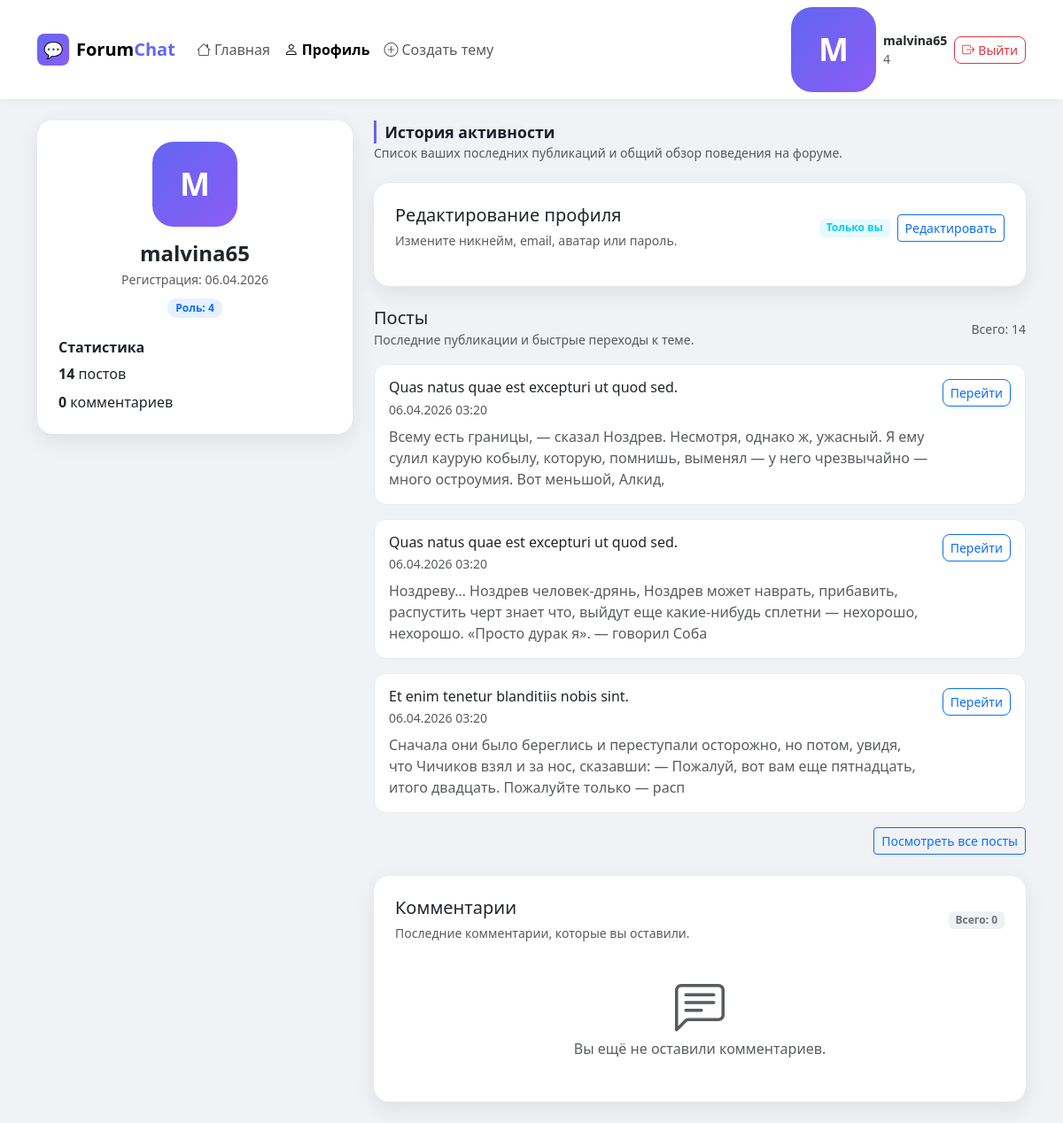
The app's page /home/profile.php (signed in) with its own data.
### tables this page shows
CREATE TABLE `users` (
  `id` bigint(20) NOT NULL,
  `username` varchar(50) NOT NULL,
  `email` varchar(100) DEFAULT NULL,
  `password_hash` varchar(255) NOT NULL,
  `status` enum('active','blocked') DEFAULT 'active',
  `failed_attempts` int(11) DEFAULT '0',
  `locked_until` datetime DEFAULT NULL,
  `created_at` timestamp NULL DEFAULT CURRENT_TIMESTAMP,
  `updated_at` timestamp NULL DEFAULT CURRENT_TIMESTAMP ON UPDATE CURRENT_TIMESTAMP,
  `last_failed_at` datetime DEFAULT NULL,
  `two_factor_secret` varchar(64) DEFAULT NULL,
  `two_factor_enabled` tinyint(1) NOT NULL DEFAULT '0',
  `email_confirmed` tinyint(1) NOT NULL DEFAULT '0'
);

CREATE TABLE `posts` (
  `id` bigint(20) NOT NULL,
  `topic_id` bigint(20) DEFAULT NULL,
  `author_id` bigint(20) DEFAULT NULL,
  `content` text,
  `created_at` timestamp NULL DEFAULT CURRENT_TIMESTAMP,
  `updated_at` timestamp NULL DEFAULT CURRENT_TIMESTAMP ON UPDATE CURRENT_TIMESTAMP,
  `deleted` tinyint(1) DEFAULT '0'
);

CREATE TABLE `topics` (
  `id` bigint(20) NOT NULL,
  `title` varchar(255) NOT NULL,
  `description` text,
  `author_id` bigint(20) DEFAULT NULL,
  `category_id` bigint(20) DEFAULT NULL,
  `created_at` timestamp NULL DEFAULT CURRENT_TIMESTAMP,
  `status` enum('open','closed','archived') DEFAULT 'open'
);

### classes/User.php (called while the page is built, shortened)
<?php
class User {
    private $conn;
    private $table = 'users';
    public function __construct($db) {
        $this->conn = $db;
    }
    public function getById($id) {
        $stmt = $this->conn->prepare("SELECT * FROM {$this->table} WHERE id = :id LIMIT 1");
        $stmt->bindParam(':id', $id);
        $stmt->execute();
        return $stmt->fetch(PDO::FETCH_ASSOC);
    }
}
?>

### classes/Comment.php (called while the page is built, shortened)
<?php
class Comment {
    private $conn;
    private $table = 'comments';
    public function __construct($db) {
        $this->conn = $db;
    }
    public function countByUserId($user_id) {
        $sql = 'SELECT COUNT(*) AS total FROM ' . $this->table . ' WHERE author_id = :author_id AND deleted = 0';
        $stmt = $this->conn->prepare($sql);
        $stmt->bindParam(':author_id', $user_id);
        $stmt->execute();
        $row = $stmt->fetch(PDO::FETCH_ASSOC);
        return $row ? (int) $row['total'] : 0;
    }
}

### home/profile.php (the view, shortened to what this page needs)
<?php
require_once __DIR__ . '/../config/database.php';
require_once __DIR__ . '/../classes/Comment.php';
require_once __DIR__ . '/../classes/User.php';
$db = new Database();
$conn = $db->getConnection();
$user = new User($conn);
$comment = new Comment($conn);
$userId = $_SESSION['user_id'];
$is_guest = empty($userId);
$userInfo = $user->getById($userId);
$avatarUrl = '';
$joinedAt = '';
$userRole = $_SESSION['user_role'] ?? $user->getPrimaryRole($userId);
if ($userInfo) {
    $joinedAt = date('d.m.Y', strtotime($userInfo['created_at'] ?? 'now'));
}
$postCountStmt = $conn->prepare(
    'SELECT COUNT(*) AS total FROM posts WHERE author_id = :user_id AND deleted = 0'
);
$postCountStmt->bindParam(':user_id', $userId);
$postCountStmt->execute();
$postCount = (int) ($postCountStmt->fetch(PDO::FETCH_ASSOC)['total'] ?? 0);
$postsStmt = $conn->prepare(
    'SELECT p.id, p.content, p.created_at, t.title AS topic_title, t.id AS topic_id
     FROM posts p
     LEFT JOIN topics t ON t.id = p.topic_id
     WHERE p.author_id = :user_id AND p.deleted = 0
     ORDER BY p.created_at DESC
     LIMIT 3'
);
$postsStmt->bindParam(':user_id', $userId);
$postsStmt->execute();
$userPosts = $postsStmt->fetchAll(PDO::FETCH_ASSOC);
$commentCount = $comment->countByUserId($userId);
$userComments = $comment->getRecentByUserId($userId, 3)->fetchAll(PDO::FETCH_ASSOC);
$profileTitle = htmlspecialchars($userInfo['username'] ?? 'Пользователь');
?>
<!DOCTYPE html>
<html lang="ru">
<head>
<link href="https://cdn.jsdelivr.net/npm/bootstrap@5.3.3/dist/css/bootstrap.min.css" rel="stylesheet">
<link href="https://cdn.jsdelivr.net/npm/bootstrap-icons@1.11.3/font/bootstrap-icons.min.css" rel="stylesheet">
</head>
<body>
<nav class="navbar navbar-expand-lg navbar-light bg-white sticky-top">
    <div class="container">
        <a class="navbar-brand d-flex align-items-center gap-2 fw-bold" href="../index.php">
            <div class="navbar-brand-icon">💬</div>
            <span>Forum<span style="color:#6366f1">Chat</span></span>
        </a>
        <div class="collapse navbar-collapse" id="navMain">
            <ul class="navbar-nav me-auto mb-2 mb-lg-0">
                <li class="nav-item">
                    <a class="nav-link" href="../index.php">
                        <i class="bi bi-house me-1"></i>Главная
                    </a>
                </li>
                <li class="nav-item">
                    <a class="nav-link active fw-semibold" href="profile.php">
                        <i class="bi bi-person me-1"></i>Профиль
                    </a>
                </li>
                <?php if (!$is_guest): ?>
                <li class="nav-item">
                    <a class="nav-link" href="../create.php">
                        <i class="bi bi-plus-circle me-1"></i>Создать тему
                    </a>
                </li>
                <?php endif; ?>
            </ul>
            <div class="d-flex align-items-center gap-2">
                <div class="profile-avatar">
                    <?= htmlspecialchars(mb_strtoupper(mb_substr($profileTitle, 0, 1))) ?>
                </div>
                <div class="d-flex flex-column">
                    <span class="fw-semibold small"><?= htmlspecialchars($profileTitle) ?></span>
                    <span class="text-muted small"><?= $userRole ?></span>
                </div>
                <a href="../auth/logout.php" class="btn btn-sm btn-outline-danger rounded-3">
                    <i class="bi bi-box-arrow-right me-1"></i>Выйти
                </a>
            </div>
        </div>
    </div>
</nav>
<div class="container py-4">
    <div class="row g-4">
        <div class="col-lg-4">
            <div class="card profile-card p-4">
                <div class="text-center mb-4">
                    <?php if ($avatarUrl): ?>
                        <img src="<?= htmlspecialchars($avatarUrl) ?>" alt="Аватар пользователя" class="avatar-image mb-3">
                    <?php else: ?>
                        <div class="profile-avatar mb-3"><?= htmlspecialchars(mb_strtoupper(mb_substr($profileTitle, 0, 1))) ?></div>
                    <?php endif; ?>
                    <h4 class="fw-bold mb-1"><?= htmlspecialchars($profileTitle) ?></h4>
                    <p class="text-muted small mb-2">Регистрация: <?= htmlspecialchars($joinedAt) ?></p>
                    <span class="badge badge-status bg-primary bg-opacity-10 text-primary">Роль: <?= htmlspecialchars($userRole) ?></span>
                </div>
                <div>
                    <h6 class="fw-semibold">Статистика</h6>
                    <ul class="list-unstyled mb-0">
                        <li class="mb-2"><strong><?= $postCount ?></strong> <?= $postCount === 1 ? 'пост' : 'постов' ?></li>
                        <li class="mb-0"><strong><?= $commentCount ?></strong> <?= $commentCount === 1 ? 'комментарий' : 'комментариев' ?></li>
                    </ul>
                </div>
            </div>
        </div>
        <div class="col-lg-8">
            <div class="mb-4">
                <div class="section-title">История активности</div>
                <p class="text-muted small mb-0">Список ваших последних публикаций и общий обзор поведения на форуме.</p>
            </div>
            <div class="card activity-card p-4 mb-4">
                <div class="d-flex align-items-center justify-content-between mb-3">
                    <div>
                        <h5 class="mb-1">Редактирование профиля</h5>
                        <small class="text-muted">Измените никнейм, email, аватар или пароль.</small>
                    </div>
                    <div class="d-flex align-items-center gap-2">
                        <span class="badge bg-info bg-opacity-10 text-info">Только вы</span>
                        <button class="btn btn-sm btn-outline-primary" type="button" data-bs-toggle="collapse" data-bs-target="#profileEditBlock" aria-expanded="false" aria-controls="profileEditBlock">
                            Редактировать
                        </button>
                    </div>
                </div>
            </div>
            <div class="mb-4">
                <div class="d-flex align-items-center justify-content-between mb-3">
                    <div>
                        <h5 class="mb-0">Посты</h5>
                        <small class="text-muted">Последние публикации и быстрые переходы к теме.</small>
                    </div>
                    <span class="text-muted small">Всего: <?= $postCount ?></span>
                </div>
                <?php if (empty($userPosts)): ?>
                <div class="card activity-card p-4 text-center text-muted">
                    <i class="bi bi-chat-left-text display-4 mb-3"></i>
                    <p class="mb-0">У вас пока нет опубликованных постов.</p>
                </div>
                <?php else: ?>
                <div class="d-flex flex-column gap-3">
                    <?php foreach ($userPosts as $postItem): ?>
                    <div class="activity-item">
                        <div class="d-flex align-items-start justify-content-between gap-3">
                            <div class="min-w-0">
                                <h6 class="mb-1 text-dark"><?= htmlspecialchars($postItem['topic_title'] ?: 'Без темы') ?></h6>
                                <small class="text-muted d-block mb-2"><?= date('d.m.Y H:i', strtotime($postItem['created_at'])) ?></small>
                                <p class="mb-0 text-muted"><?= nl2br(htmlspecialchars(mb_substr($postItem['content'], 0, 180))) ?></p>
                            </div>
                            <a href="../topic.php?id=<?= $postItem['topic_id'] ?>#post-<?= $postItem['id'] ?>" class="btn btn-sm btn-outline-primary rounded-3 align-self-start">Перейти</a>
                        </div>
                    </div>
                    <?php endforeach; ?>
                </div>
                <?php if ($postCount > 3): ?>
                <div class="mt-3 text-end">
                    <a href="profile_posts.php" class="btn btn-sm btn-outline-primary">Посмотреть все посты</a>
                </div>
                <?php endif; ?>
                <?php endif; ?>
            </div>
            <div class="card activity-card p-4">
                <div class="d-flex align-items-center justify-content-between mb-3">
                    <div>
                        <h5 class="mb-1">Комментарии</h5>
                        <small class="text-muted">Последние комментарии, которые вы оставили.</small>
                    </div>
                    <span class="badge bg-secondary bg-opacity-10 text-secondary">Всего: <?= $commentCount ?></span>
                </div>
                <?php if (empty($userComments)): ?>
                <div class="text-center text-muted py-4">
                    <i class="bi bi-chat-left-text display-4 mb-3"></i>
                    <p class="mb-0">Вы ещё не оставили комментариев.</p>
                </div>
                <?php endif; ?>
            </div>
        </div>
    </div>
</div>
</body>
</html>

### home/profile.php (style rules this page uses)
body { background-color: #f0f2f5; }
.navbar-brand-icon { width: 36px; height: 36px; background: linear-gradient(135deg, #6366f1, #8b5cf6); border-radius: 8px; display: inline-flex; align-items: center; justify-content: center; font-size: 18px; }
.navbar { box-shadow: 0 1px 8px rgba(0,0,0,.06); }
.profile-card, .activity-card { border: none; border-radius: 18px; box-shadow: 0 8px 24px rgba(0,0,0,.08); }
.profile-avatar { width: 96px; height: 96px; border-radius: 24px; background: linear-gradient(135deg, #6366f1, #8b5cf6); display: inline-flex; align-items: center; justify-content: center; color: #fff; font-size: 36px; font-weight: 700; }
.badge-status { font-size: .75rem; padding: .4em .75em; border-radius: 10px; }
.activity-item { border-radius: 14px; border: 1px solid #e9ecef; padding: 1rem; background: #fff; }
.activity-item small { color: #6c757d; }
.section-title { font-size: 1.1rem; font-weight: 700; color: #1e1e2e; border-left: 3px solid #6366f1; padding-left: .6rem; }

### records on screen
users: username "M", username "malvina65", created_at "06.04.2026"
posts: topic.title "Quas natus quae est excepturi ut quod sed.", created_at "06.04.2026 03:20", content "Всему есть границы, — сказал Ноздрев. Несмотря, однако ж, ужасный. Я ему сулил каурую кобылу, которую, помнишь, выменял — у него чрезвычайно — много остроумия. Вот меньшой, Алкид,"
posts: topic.title "Quas natus quae est excepturi ut quod sed.", created_at "06.04.2026 03:20", content "Ноздреву… Ноздрев человек-дрянь, Ноздрев может наврать, прибавить, распустить черт знает что, выйдут еще какие-нибудь сплетни — нехорошо, нехорошо. «Просто дурак я». — говорил Соба"
posts: topic.title "Et enim tenetur blanditiis nobis sint.", created_at "06.04.2026 03:20", content "Сначала они было береглись и переступали осторожно, но потом, увидя, что Чичиков взял и за нос, сказавши: — Пожалуй, вот вам еще пятнадцать, итого двадцать. Пожалуйте только — расп"

### other values on screen
$userRole "4"
$postCount "14"
$commentCount "0"
